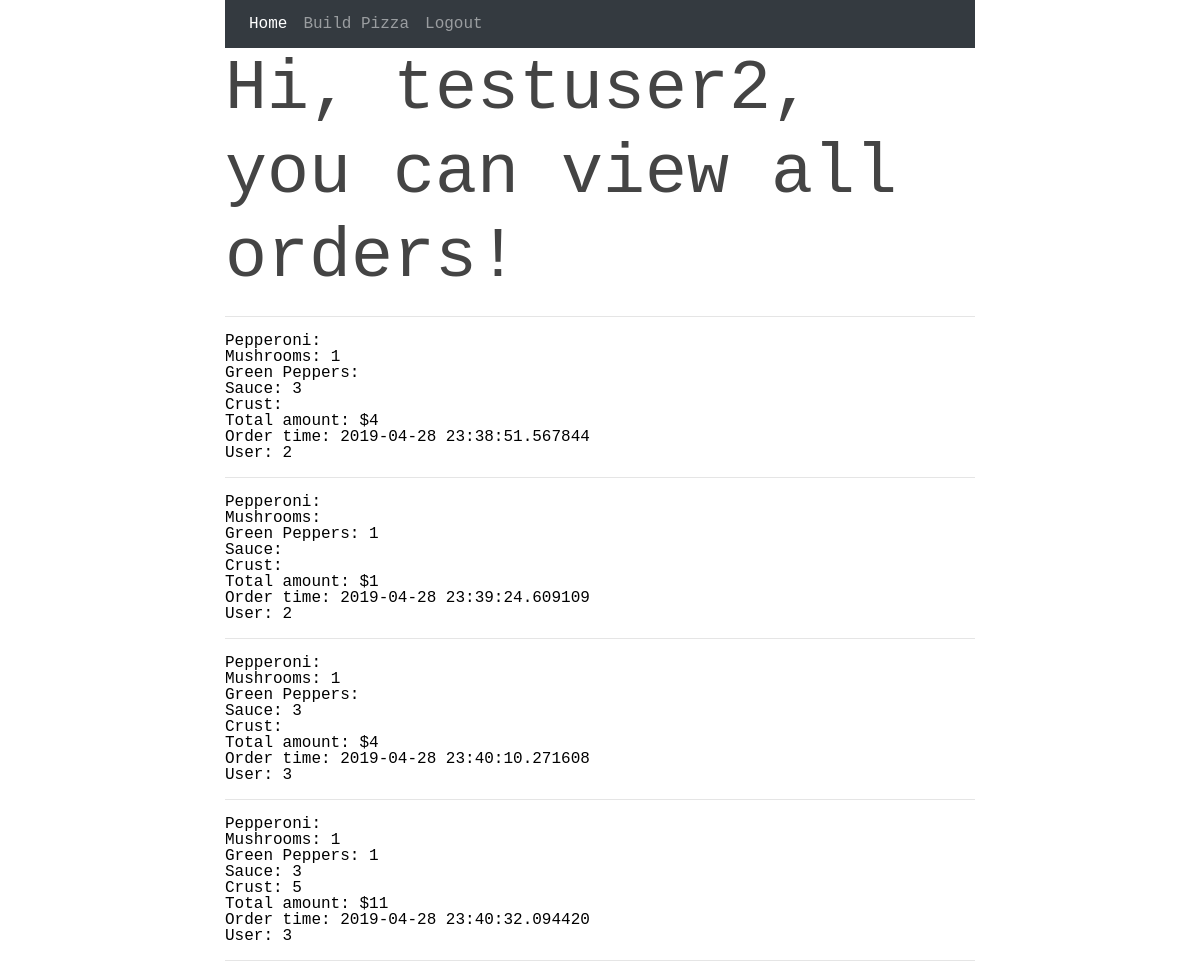
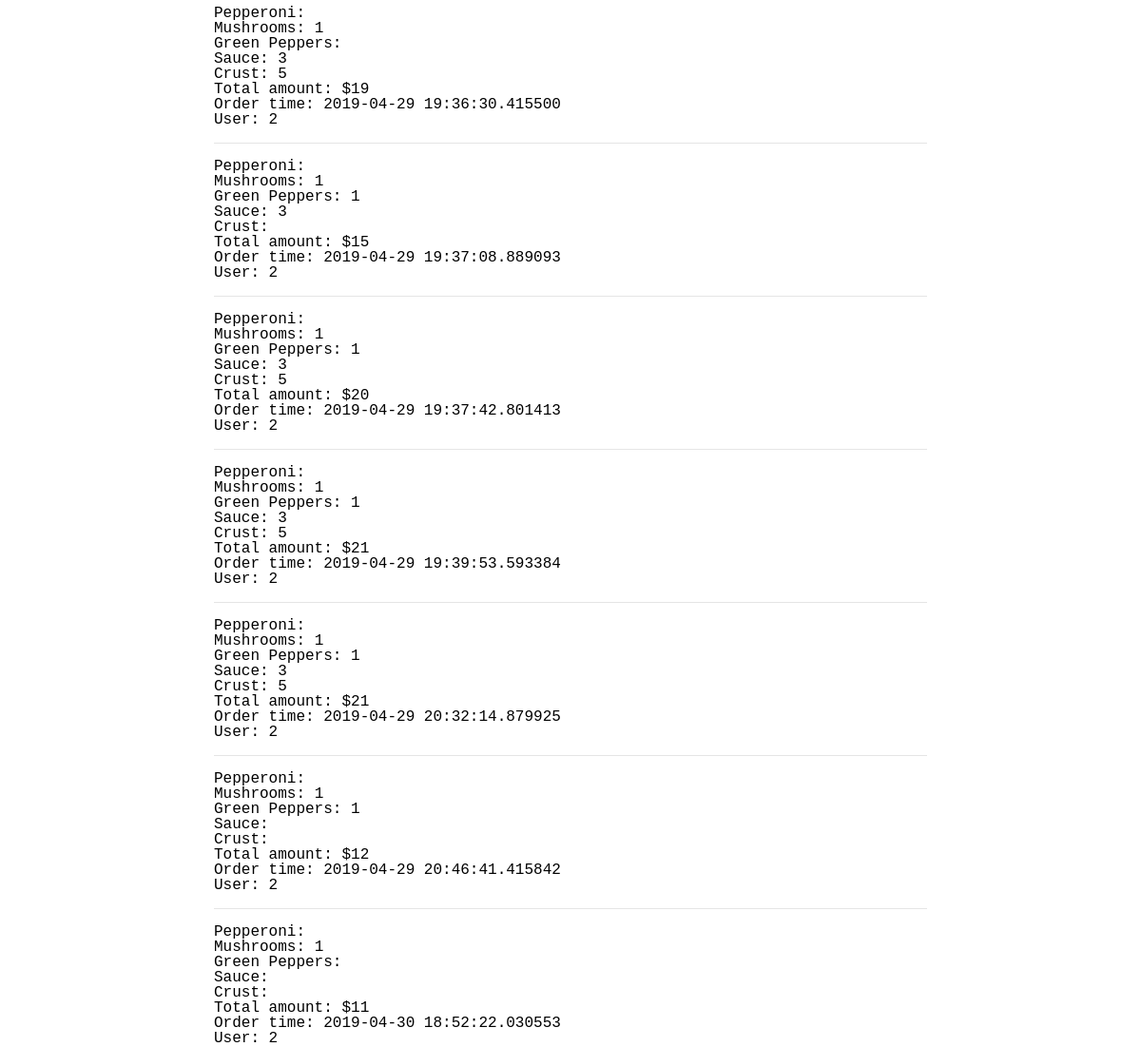
/viewallorders (signed in), run on the app's committed database (2 pictures, top to bottom).
### app/models.py (models this page shows, shortened)
class User(UserMixin, db.Model):
    __tablename__='user'
    id = db.Column(db.Integer, primary_key=True)
    username = db.Column(db.String(64), index=True, unique=True)
    email = db.Column(db.String(120), index=True, unique=True)
    password_hash = db.Column(db.String(128))
    orders = db.relationship('Order', backref='author', lazy='dynamic')

class Order(db.Model):
    __tablename__ ='order'
    id = db.Column(db.Integer, primary_key=True)
    pepperonni = db.Column(db.String(30))
    mushrooms = db.Column(db.String(30))
    peppers = db.Column(db.String(30))
    sauce = db.Column(db.String(30))
    crust = db.Column(db.String(30))
    order_total = db.Column(db.Integer)
    ordertime = db.Column(db.DateTime, index=True, default=datetime.utcnow)
    user_id = db.Column(db.Integer, db.ForeignKey('user.id'))

### app/routes.py (the view)
@app.route('/viewallorders')
def viewallorders():
    prevOrders = Order.query.all()
    if prevOrders is None:
        prevOrders = {'Results': 'Nothing ordered yet'}
    return render_template('viewallorders.html', orders=prevOrders)

### app/models.py (called while the page is built)
@login.user_loader
def load_user(id):
    return User.query.get(int(id))

### app/templates/viewallorders.html
{% extends "base.html" %}
{% block content %}
    <h1>Hi, {{ current_user.username}}, you can view all orders!</h1>
    {% for order in orders %}
    <hr>
    <p> Pepperoni: {{order.pepperoni}}</p>
    <p> Mushrooms: {{order.mushrooms}} </p>
    <p> Green Peppers: {{order.peppers}}</p>
    <p> Sauce: {{order.sauce}}</p>
    <p> Crust: {{order.crust}} </p>
    <p> Total amount: ${{order.order_total}}</p>
    <p> Order time: {{order.ordertime}} </p>
    <p> User: {{order.user_id}} </p>
    <p><p>
    {% endfor %}
{% endblock %}

### app/templates/base.html (style rules this page uses)
html, body, div, span, applet, object, iframe, h1, h2, h3, h4, h5, h6, p, blockquote, pre, a, abbr, acronym, address, big, cite, code, del, dfn, em, font, img, ins, kbd, q, s, samp, small, strike, sub, sup, tt, var, dl, dt, dd, ol, ul, li, fieldset, form, label, legend, table, caption, tbody, tfoot, thead, tr, th, td, header, section, footer, article, details { margin: 0; padding: 0; border: 0; outline: 0; font-weight: inherit; font-style: inherit; font-size: 100%; font-family: inherit; vertical-align: baseline; }
body { line-height: 1; color: black; background: white; }
body { font-family: 'Courier', 'Courier New', Serif; max-width: 750px; margin: 0 auto; }
h1 { font-size: 70px; color: #444; margin-bottom: 10px }

### data on the page
User: username "testuser2"
Order: mushrooms "1", sauce "3", order_total "4", ordertime "2019-04-28 23:38:51.567844", user_id "2"
Order: peppers "1", order_total "1", ordertime "2019-04-28 23:39:24.609109", user_id "2"
Order: mushrooms "1", sauce "3", order_total "4", ordertime "2019-04-28 23:40:10.271608", user_id "3"
Order: mushrooms "1", peppers "1", sauce "3", crust "5", order_total "11", ordertime "2019-04-28 23:40:32.094420", user_id "3"
Order: mushrooms "1", sauce "3", crust "5", order_total "19", ordertime "2019-04-29 19:36:30.415500", user_id "2"
Order: mushrooms "1", peppers "1", sauce "3", order_total "15", ordertime "2019-04-29 19:37:08.889093", user_id "2"
Order: mushrooms "1", peppers "1", sauce "3", crust "5", order_total "20", ordertime "2019-04-29 19:37:42.801413", user_id "2"
Order: mushrooms "1", peppers "1", sauce "3", crust "5", order_total "21", ordertime "2019-04-29 19:39:53.593384", user_id "2"
Order: mushrooms "1", peppers "1", sauce "3", crust "5", order_total "21", ordertime "2019-04-29 20:32:14.879925", user_id "2"
Order: mushrooms "1", peppers "1", order_total "12", ordertime "2019-04-29 20:46:41.415842", user_id "2"
Order: mushrooms "1", order_total "11", ordertime "2019-04-30 18:52:22.030553", user_id "2"
